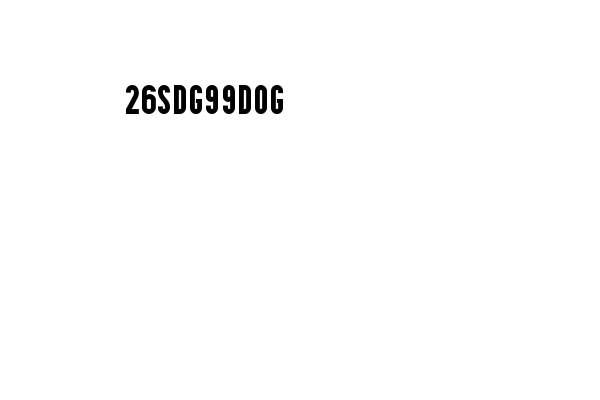
#> input picture kode1.jpg, 600 x 400 px
$ python crypt.py kode1.jpg
#> lines starting #> are read from the running program, lines starting #| are printed output that depends on the picture; after the words box and inside, x2 and y2 are one past the last pixel; in counts of white or black regions, pixels touching at a corner belong together
from PIL import Image, ImageDraw
import os
import sys
from random import SystemRandom
random = SystemRandom()
xrange = range

if len(sys.argv) != 2:
    print("This takes one argument; the image to be split.")
    exit()
infile = str(sys.argv[1])

if not os.path.isfile(infile):
    print("That file does not exist.")
    exit()

img = Image.open(infile)
#> img is the input picture: PIL image 600x400 RGB; min 0, max 255, mean 252.2

f, e = os.path.splitext(infile)
out_filename_A = f+"_share1.png"
out_filename_B = f+"_share2.png"

img = img.convert('1')  # convert image to 1 bit
#> img: PIL image 600x400 1; 98.9% white; 10 black regions, largest, box (x1, y1, x2, y2) and area: (174, 85, 186, 114) 294, (239, 85, 251, 114) 294, (142, 85, 156, 114) 289

print("Image size: {}".format(img.size))
#| Image size: (600, 400)

width = img.size[0]*2
#> width = 1200
height = img.size[1]*2
#> height = 800
print("{} x {}".format(width, height))
#| 1200 x 800
out_image_A = Image.new('1', (width, height))
#> out_image_A: PIL image 1200x800 1; every value is 0
out_image_B = Image.new('1', (width, height))
draw_A = ImageDraw.Draw(out_image_A)
draw_B = ImageDraw.Draw(out_image_B)

C0 = ((1, 0, 1, 0), (0, 1, 0, 1))
C1 = ((1, 0, 0, 1), (0, 1, 1, 0))

# Cycle through pixels
for x in xrange(0, int(width/2)):
    for y in xrange(0, int(height/2)):
        pixel = img.getpixel((x, y))
        if pixel == 0: #Pixel was black
            pat1 = random.choice(C1)
            draw_A.point((x*2, y*2), pat1[0])
            draw_A.point((x*2+1, y*2), pat1[1])
            draw_A.point((x*2, y*2+1), pat1[0])
            draw_A.point((x*2+1, y*2+1), pat1[1])

            pat2 = C1[1 - C1.index(pat1)]
            draw_B.point((x*2, y*2), pat2[2])
            draw_B.point((x*2+1, y*2), pat2[3])
            draw_B.point((x*2, y*2+1), pat2[2])
            draw_B.point((x*2+1, y*2+1), pat2[3])

        else : #Pixel was white
            pat1 = random.choice(C0)
            draw_A.point((x*2, y*2), pat1[0])
            draw_A.point((x*2+1, y*2), pat1[1])
            draw_A.point((x*2, y*2+1), pat1[0])
            draw_A.point((x*2+1, y*2+1), pat1[1])

            pat2 = C0[1 - C0.index(pat1)]
            draw_B.point((x*2, y*2), pat2[2])
            draw_B.point((x*2+1, y*2), pat2[3])
            draw_B.point((x*2, y*2+1), pat2[2])
            draw_B.point((x*2+1, y*2+1), pat2[3])

out_image_A.save(out_filename_A, 'PNG')
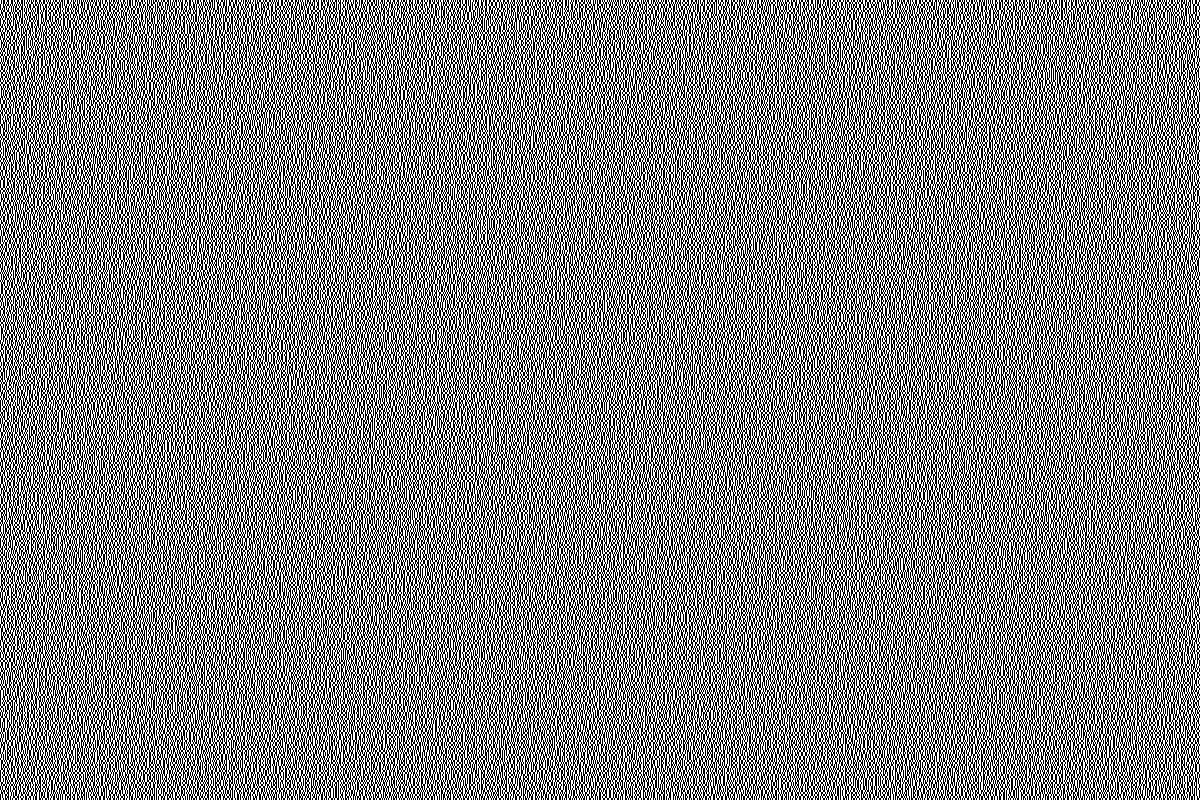
#> saved as kode1_share1.png: PIL image 1200x800 1; 50% white in thin lines or dots
out_image_B.save(out_filename_B, 'PNG')
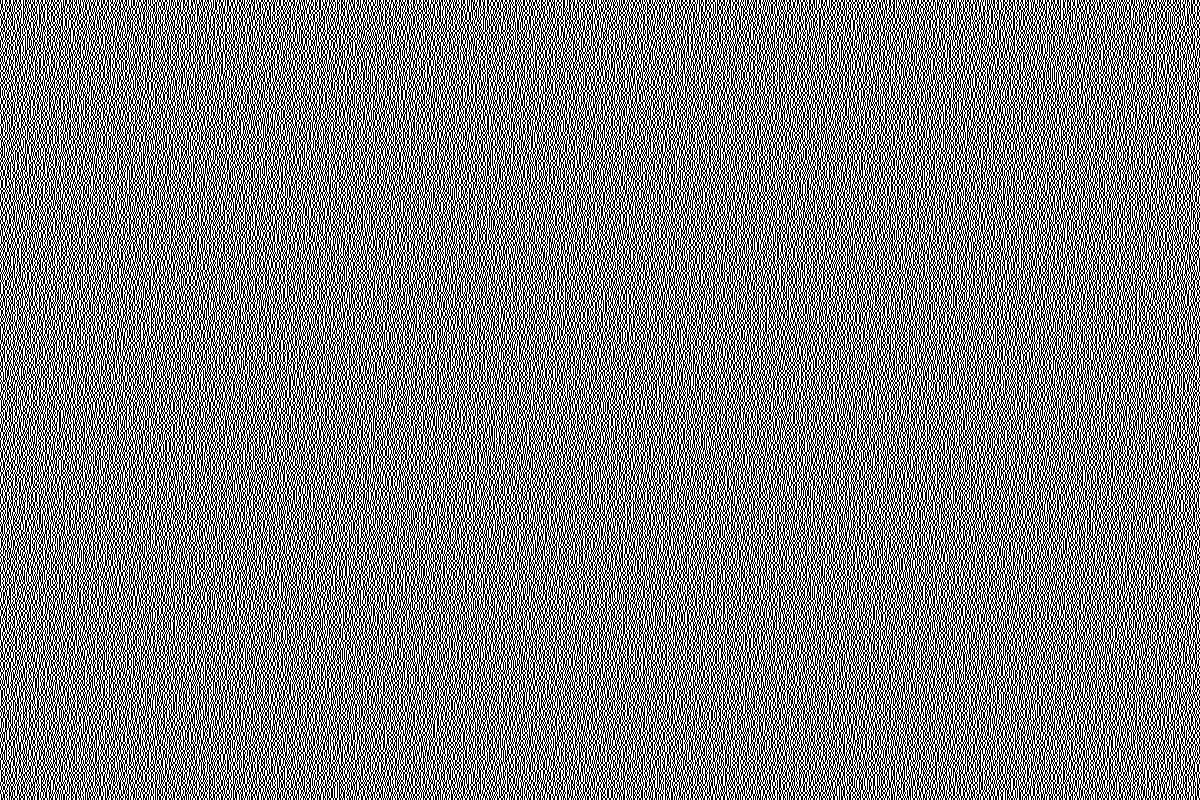
#> saved as kode1_share2.png: PIL image 1200x800 1; 50% white in thin lines or dots
print("Done.")
